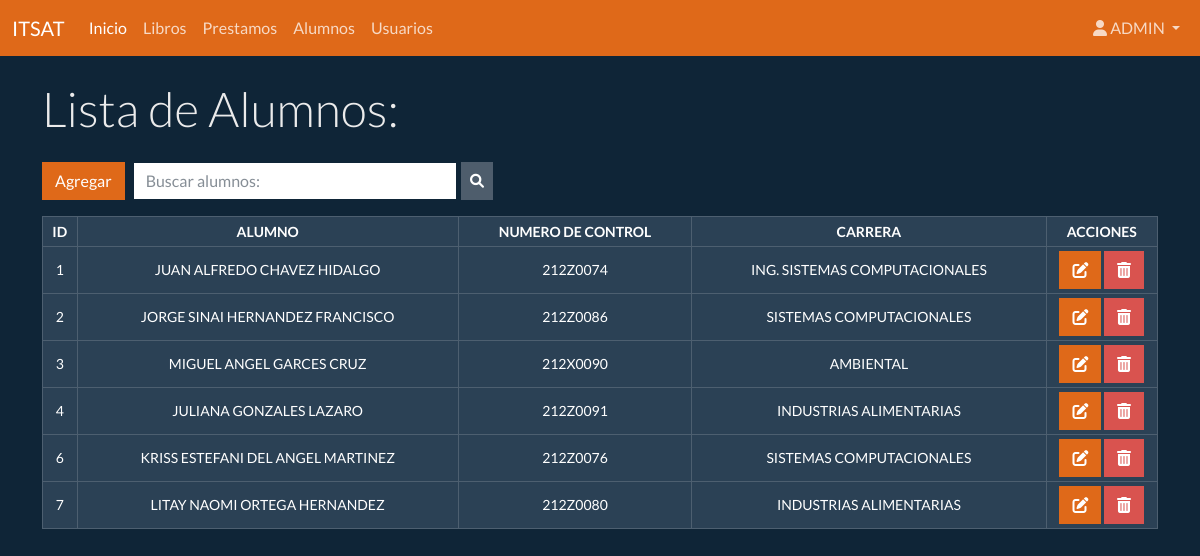
The app's page /index.php?type=students&action=index (signed in) with its own data.
### tables this page shows
CREATE TABLE `students` (
  `id` int(11) NOT NULL,
  `student_name` varchar(250) NOT NULL,
  `control_number` varchar(250) NOT NULL,
  `career` varchar(250) NOT NULL
);

### controllers/StudentController.php (called while the page is built, shortened)
<?php
require_once __DIR__ . '/../config/database.php';
require_once __DIR__ . '/../models/Student.php';
class StudentController {
    private $student;
    public function __construct() {
        $database = new Database();
        $this->db = $database->getConnection();
        $this->student = new Student($this->db);
    }
    public function index() {
        $stmt = $this->student->read();
        $students = $stmt->fetchAll(PDO::FETCH_ASSOC);
        require __DIR__ . '/../views/students/index.php';
    }
}
?>

### config/database.php (called while the page is built, shortened)
<?php
class Database {
    private $host = "localhost";
    private $db_name = "library";
    private $username = "root";
    private $password = "";
    public function getConnection() {
        $this->conn = null;
        try {
            $this->conn = new PDO("mysql:host=" . $this->host . ";dbname=" . $this->db_name, $this->username, $this->password);
            $this->conn->exec("set names utf8");
        } catch(PDOException $exception) {
            echo "Connection error: " . $exception->getMessage();
        }
        return $this->conn;
    }
}
?>

### models/Student.php (called while the page is built, shortened)
<?php
class Student {
    private $conn;
    private $table_name = "students";
    public function __construct($db) {
        $this->conn = $db;
    }
    function read() {
        $query = "SELECT * FROM " . $this->table_name;
        $stmt = $this->conn->prepare($query);
        $stmt->execute();
        return $stmt;
    }
}
?>

### views/students/index.php (the view, shortened to what this page needs)
<!DOCTYPE html>
<html>
<head>
<?php  require_once __DIR__ . '/../template/header.php'; ?>
    <h1 class="display-5 mb-4">Lista de Alumnos:</h1> <br> <br> <br>
        <div class="col-md-5">
        <form class="d-flex justify-content-end" action="index.php?type=students&action=search" method="post">
            <?php
            if (isset($_SESSION['role']) && $_SESSION['role']  == 'admin'): ?>
                <a type="button" class="btn btn-primary me-2" href="index.php?type=students&action=create">Agregar</a>
            <?php endif; ?>
            <input class="form-control form-control me-1" name="search" type="search" placeholder="Buscar alumnos:">
            <button class="btn btn-secondary btn-sm " type="submit"><i class="fa-solid fa-magnifying-glass"></i></button>
        </form>
        </div>
    <div class="col-md-12">
        <div class="table-responsive mt-3">
            <table class="table table-bordered table-dark text-center table table-sm">
            <thead class="align-middle">
                <tr>
                    <th>ID</th>
                    <th>ALUMNO</th>
                    <th>NUMERO DE CONTROL</th>
                    <th>CARRERA</th>
                    <?php
                    if (isset($_SESSION['role']) && $_SESSION['role']  == 'admin'): ?>
                        <th>ACCIONES</th>
                    <?php endif; ?>
                </tr>
            </thead>
            <tbody class="align-middle">
            <?php if (isset($searchResults)) { ?>
            <?php foreach ($searchResults as $student): ?>
                <tr>
                    <td><?php echo $student['id']; ?></td>
                    <td><?php echo $student['student_name']; ?></td>
                    <td><?php echo $student['control_number']; ?></td>
                    <td><?php echo $student['career']; ?></td>
                    <?php if (isset($_SESSION['role']) && $_SESSION['role']  == 'admin'): ?>
                        <td style="width: 10%;">
                        <a type="button" class="btn btn-primary" href="index.php?type=students&action=edit&id=<?php echo $student['id']; ?>"><i class="fas fa-edit"></i></a>
                        <a type="button" class="btn btn-danger" href="index.php?type=students&action=delete&id=<?php echo $student['id']; ?>" onclick="return confirm('¿Estás seguro de eliminar este alumno?');"><i class="fas fa-trash-alt"></i></a>
                    </td>
                    <?php endif; ?>
                </tr>
            <?php endforeach; ?>
        <?php } else { ?>
            <?php foreach ($students as $student): ?>
                <tr>
                    <td><?php echo $student['id']; ?></td>
                    <td><?php echo $student['student_name']; ?></td>
                    <td><?php echo $student['control_number']; ?></td>
                    <td><?php echo $student['career']; ?></td>
                    <?php if (isset($_SESSION['role']) && $_SESSION['role']  == 'admin'): ?>
                        <td style="width: 10%;">
                        <a type="button" class="btn btn-primary" href="index.php?type=students&action=edit&id=<?php echo $student['id']; ?>"><i class="fas fa-edit"></i></a>
                        <a type="button" class="btn btn-danger" href="index.php?type=students&action=delete&id=<?php echo $student['id']; ?>" onclick="return confirm('¿Estás seguro de eliminar este alumno?');"><i class="fas fa-trash-alt"></i></a>
                    </td>
                    <?php endif; ?>
                </tr>
            <?php endforeach; ?>
        <?php } ?>
            </tbody>
            </table>
        </div>
    </div>
    <?php  require_once __DIR__ . '/../template/footer.php'; ?>

### records on screen
students: id "1", student_name "JUAN ALFREDO CHAVEZ HIDALGO", control_number "212Z0074", career "ING. SISTEMAS COMPUTACIONALES"
students: id "2", student_name "JORGE SINAI HERNANDEZ FRANCISCO", control_number "212Z0086", career "SISTEMAS COMPUTACIONALES"
students: id "3", student_name "MIGUEL ANGEL GARCES CRUZ", control_number "212X0090", career "AMBIENTAL"
students: id "4", student_name "JULIANA GONZALES LAZARO", control_number "212Z0091", career "INDUSTRIAS ALIMENTARIAS"
students: id "6", student_name "KRISS ESTEFANI DEL ANGEL MARTINEZ", control_number "212Z0076", career "SISTEMAS COMPUTACIONALES"
students: id "7", student_name "LITAY NAOMI ORTEGA HERNANDEZ", control_number "212Z0080", career "INDUSTRIAS ALIMENTARIAS"

### other values on screen
$_SESSION['username'] "ADMIN"
